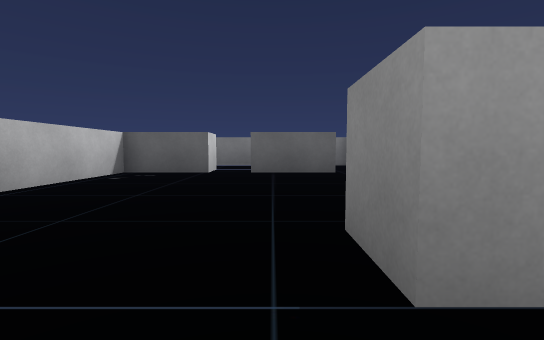
[1] (above)

21 first-person views from a walk through a 3-D level made in the Unity game engine. The camera is 0.55 m above the floor, tilts 4° down and sees 85° across. The floor is counted in squares, 1 m on a side. Each view is taken from the middle of a square. On the plan, view 1 faces up. The plan holds only what a view shows up to about 9 squares ahead; the rest is blank. The player character is not drawn.

[2]
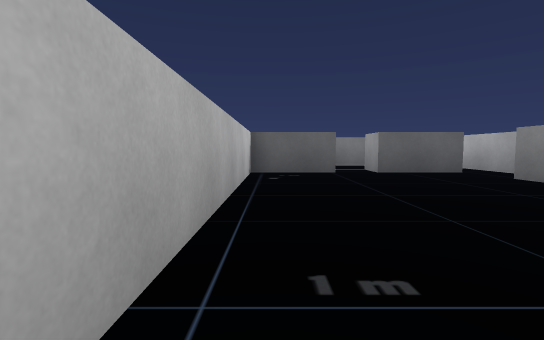

[3]
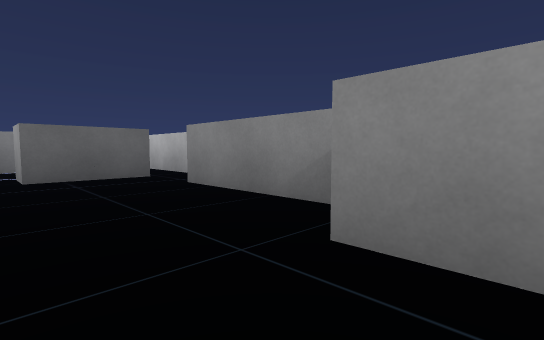

[4]
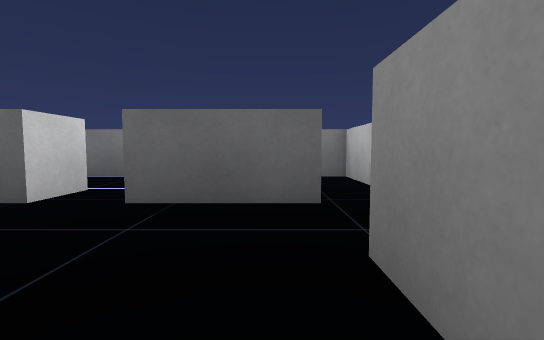

[5]
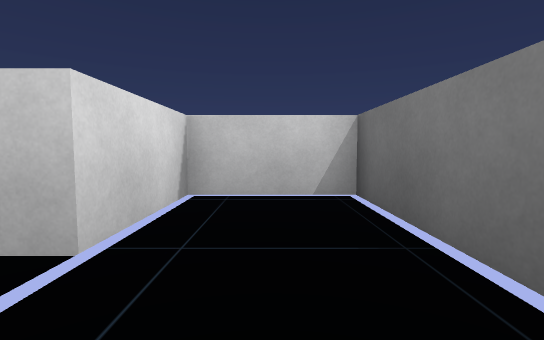

[6]
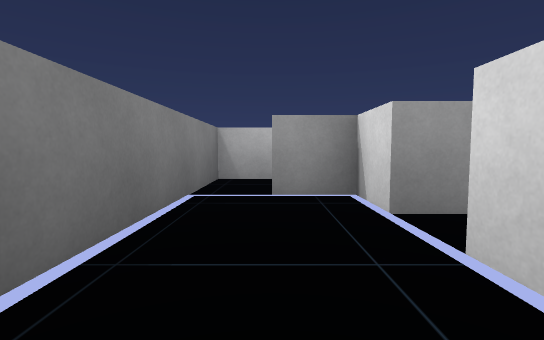

[7]
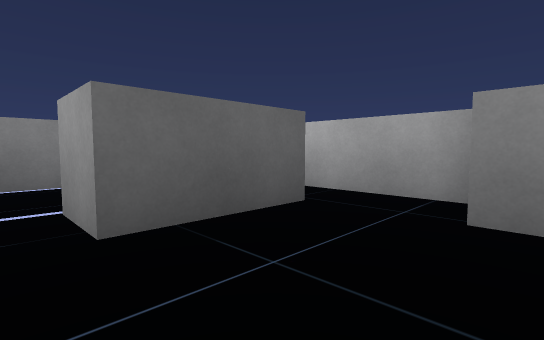

[8]
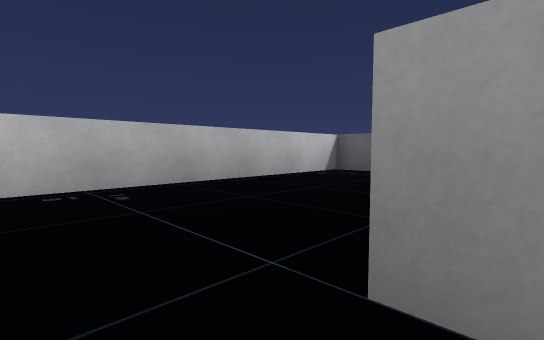

[9]
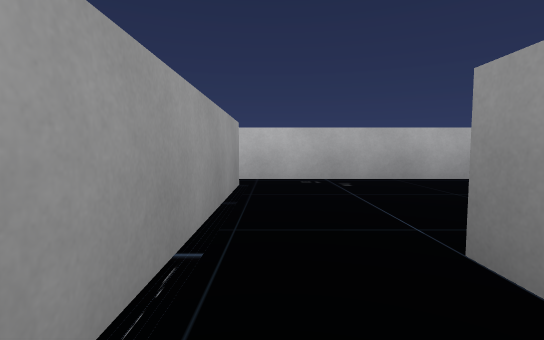

[10]
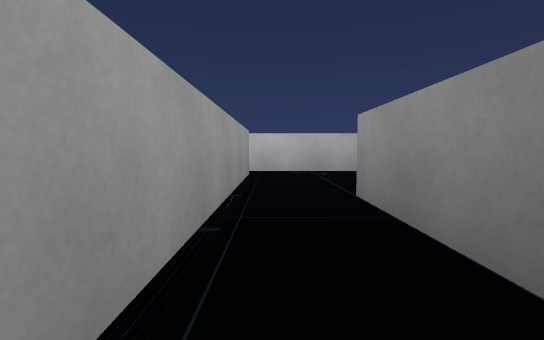

[11]
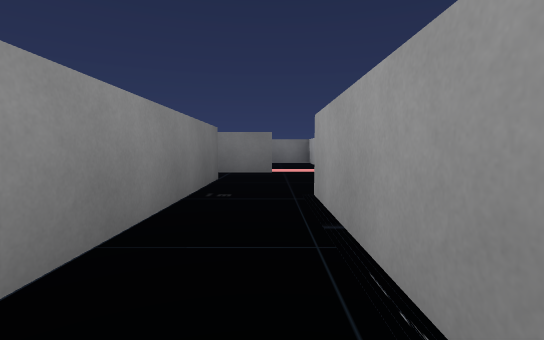

[12]
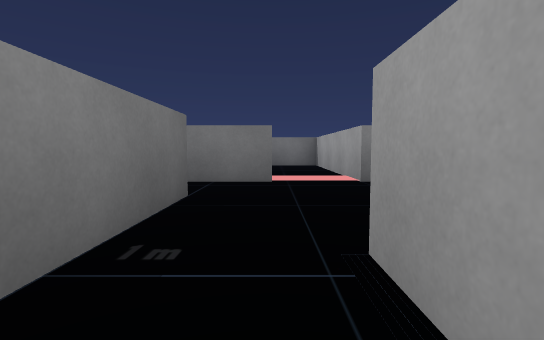

[13]
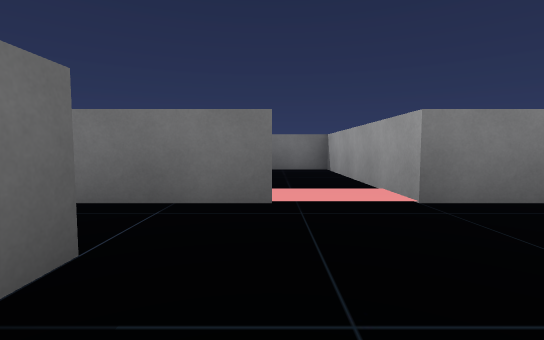

[14]
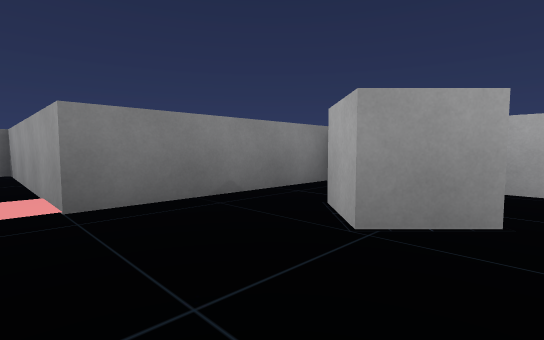

[15]
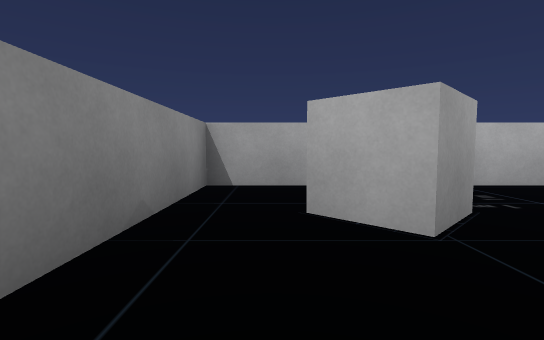

[16]
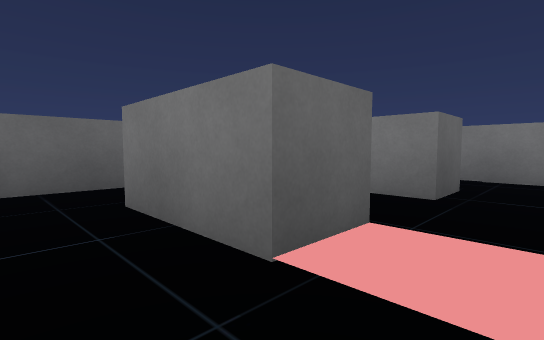

[17]
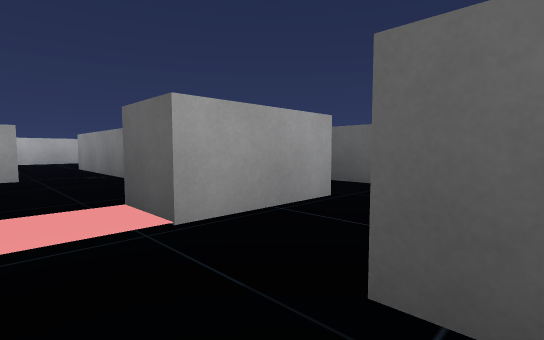

[18]
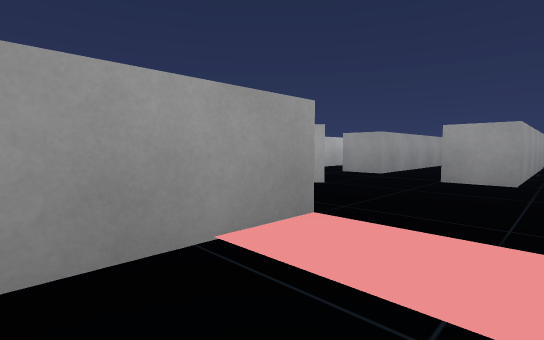

[19]
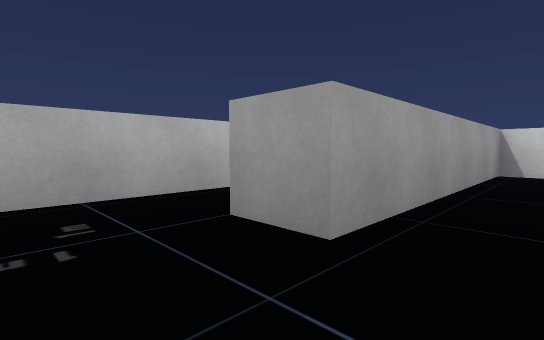

[20]
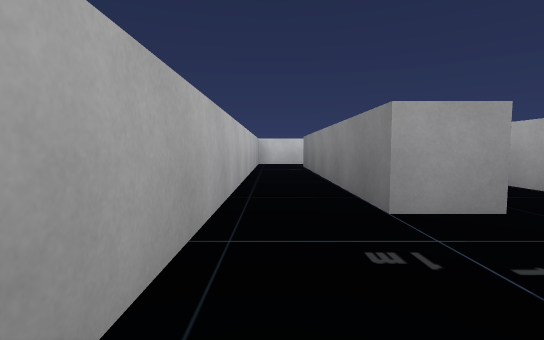

[21]
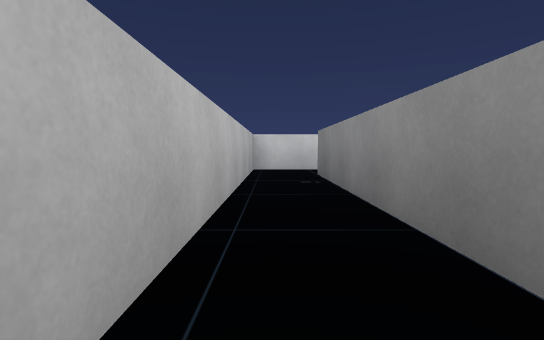

### Floor plan
Points are (right, up) in squares from view 1. A wall is a line through its corners. A room is listed if a view was taken in it or the views show most of it. See-through windows are left out.
Room 1 (views 1, 2, 3, 4, 5, 6, 7, 8, 9, 11, 12)
walls: (1.5, 2.6) (1.5, 5.5); (2.5, 5.6) (2.5, 10) (-3.5, 10) (-3.5, -0.6); (-2.5, -0.5) (3.5, -0.5); (3.5, 1) (0.5, 1) (0.5, 2)
ways out: opening at (3, 0) to room 2
objects: block (-3, 7) to (-2, 8); cube (0, 7) to (0, 8); block (1, 7) to (1, 9)
Room 2 (views 10, 13, 14, 15, 16, 19, 20, 21)
walls: (1.2, -1.5) (0.6, -1.5); (3.5, -0.5) (3.5, -1.5); (5.5, 1) (3.5, 1); (-3.5, -2.2) (-3.5, -3) (2.5, -3) (2.5, -4) (-4.5, -4); (-6, -3.8) (-6, -5.5) (7, -5.5) (7, -1.5)
ways out: opening at (3, 0) to room 1; opening at (6, -0.7) to room 3; opening at (-5, -4)
objects: cube (5, -4) to (5, -3)
Room 3 (views 17, 18)
walls: (7.9, 3.5) (6.1, 3.5); (7, -1.5) (10.5, -1.5); (10.6, 0) (9.5, 0) (9.5, 0.8)
ways out: opening at (6, -0.7) to room 2; opening at (10, -1)
objects: block (7, 0) to (8, 2)

Where each view was taken, in squares from view 1:
view 1: 0 up, 0 right, facing up
view 2: 0 up, 3 left, facing up
view 3: 1 up, 1 left, facing up-right
view 4: 4 up, 1 right, facing up
view 5: 9 up, 0 right, facing left
view 6: 9 up, 3 left, facing right
view 7: 5 up, 1 left, facing up-right
view 8: 0 up, 1 right, facing up-left
view 9: 0 up, 2 right, facing left
view 10: 0 up, 4 right, facing left
view 11: 0 up, 0 right, facing right
view 12: 0 up, 2 right, facing right
view 13: 0 up, 4 right, facing right
view 14: 1 down, 4 right, facing down-right
view 15: 1 down, 6 right, facing down
view 16: 1 down, 6 right, facing up-right
view 17: 1 down, 10 right, facing up-left
view 18: 0 up, 9 right, facing down-left
view 19: 2 down, 4 right, facing down-left
view 20: 5 down, 5 right, facing left
view 21: 5 down, 2 right, facing left
